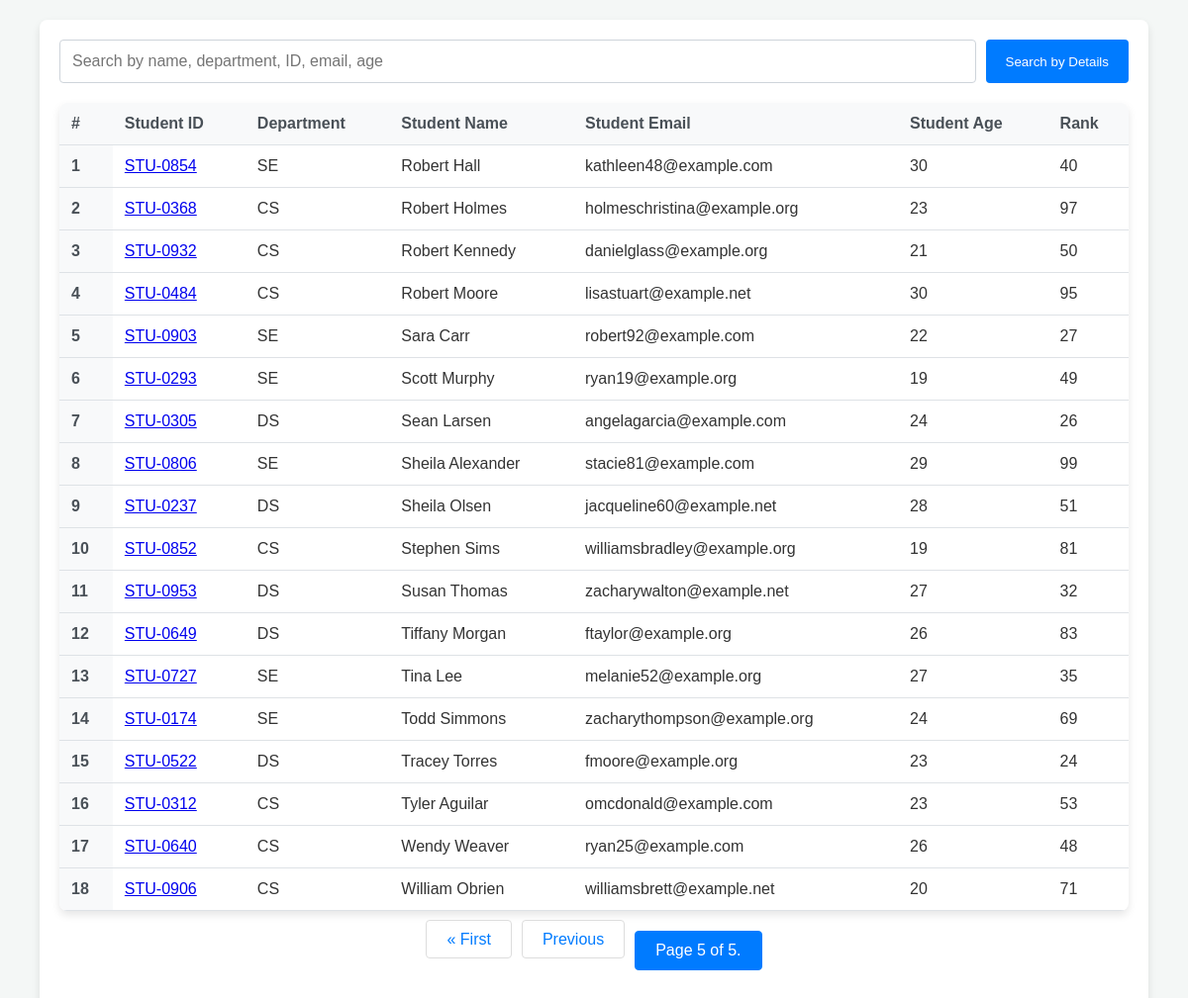
The app's page /students/?page=5 with its own data.
### university/models.py (models this page shows, shortened)
class Student(models.Model):
    department = models.ForeignKey(Department, related_name="depart", on_delete=models.CASCADE)
    student_id = models.OneToOneField(StudentID, related_name='studentid', on_delete=models.CASCADE)
    student_name = models.CharField(max_length=100)
    student_email = models.EmailField(unique=True)
    student_age = models.IntegerField(default=18)
    student_address = models.TextField(max_length=500)
    is_deleted  = models.BooleanField(default = False)
    objects = UniManager()
    admin_objects = models.Manager()
    class Meta:
        ordering = ['student_name']
        verbose_name = "student"

class StudentID(models.Model):
    student_id = models.CharField(max_length=100)
    def __str__(self) -> str:
        return self.student_id

class Department(models.Model):
    uni = models.ForeignKey(uni, related_name="university", on_delete=models.CASCADE)
    department = models.CharField(max_length=100)
    class Meta:
        ordering = ['department']

class ReportCard(models.Model):
    student = models.ForeignKey(Student, related_name='studentreportcard', on_delete=models.CASCADE)
    student_rank = models.IntegerField()
    date_of_report_card_generation = models.DateField(auto_now_add=True)
    class Meta:
        unique_together = ['student_rank', 'date_of_report_card_generation']

### university/views.py (the view, shortened to what this page needs)
# urls.py: path('students/', get_students, name = "get_students"),
def get_students(request):
    queryset = Student.objects.all()
    paginator = Paginator(queryset, 20)
    page_number = request.GET.get("page", 1)
    page_obj = paginator.get_page(page_number)
    return render(request, 'report/students.html', {'queryset' : page_obj})

### university/models.py (called while the page is built)
    def get_queryset(self):
        return super().get_queryset().filter(is_deleted = False)

### university/templates/report/students.html (shortened to what this page needs)
<!DOCTYPE html>
<html lang="en">
<head>
</head>
<body>
<div class="container">
  <form method="get" class="mb-4">
    <div class="form-group">
        <input class="form-control" name="search" placeholder="Search by name, department, ID, email, age" type="text">
        <button class="btn btn-primary" type="submit" name="search_button">Search by Details</button>
    </div>
</form>
    <table class="table">
        <thead>
            <tr>
                <th scope="col">#</th>
                <th scope="col">Student ID</th>
                <th scope="col">Department</th>
                <th scope="col">Student Name</th>
                <th scope="col">Student Email</th>
                <th scope="col">Student Age</th>
                <th scope="col">Rank</th>
            </tr>
        </thead>
        <tbody>
            {% for student in queryset %}
            <tr>
                <th scope="row">{{ forloop.counter }}</th>
                <td>
                    <a href="{% url 'see_marks' student.student_id %}">
                        {{ student.student_id }}
                    </a>
                </td>
                <td>{{ student.department.department }}</td>
                <td>{{ student.student_name }}</td>
                <td>{{ student.student_email }}</td>
                <td>{{ student.student_age }}</td>
                <td>
                    {% if student.studentreportcard.first %}
                        {{ student.studentreportcard.first.student_rank }}
                    {% else %}
                        N/A
                    {% endif %}
                </td>
            </tr>
            {% endfor %}
        </tbody>
    </table>
    <nav aria-label="Page navigation example">
        <ul class="pagination">
            {% if queryset.has_previous %}
                <li><a href="?page=1">&laquo; First</a></li>
                <li><a href="?page={{ queryset.previous_page_number }}">Previous</a></li>
            {% endif %}
            <li class="current">Page {{ queryset.number }} of {{ queryset.paginator.num_pages }}.</li>
        </ul>
    </nav>
</div>
</body>
</html>

### university/templates/report/students.html (style rules this page uses)
body { font-family: 'Arial', sans-serif; background: #f4f7f6; margin: 0; padding: 0; color: #333; }
.container { width: 90%; max-width: 1200px; margin: 20px auto; padding: 20px; background: #ffffff; border-radius: 8px; box-shadow: 0 4px 8px rgba(0, 0, 0, 0.1); }
.form-group { display: flex; gap: 10px; margin-bottom: 20px; }
.form-control { flex: 1; padding: 12px; border: 1px solid #ced4da; border-radius: 4px; font-size: 16px; box-sizing: border-box; }
.btn { padding: 12px 20px; border: none; border-radius: 4px; color: #fff; cursor: pointer; transition: background-color 0.3s; }
.btn-primary { background-color: #007bff; }
.table { width: 100%; border-collapse: collapse; margin: 20px 0; background: #fff; border-radius: 8px; overflow: hidden; box-shadow: 0 4px 8px rgba(0, 0, 0, 0.1); }
.table th, .table td { padding: 12px; text-align: left; border-bottom: 1px solid #dee2e6; }
.table th { background-color: #f8f9fa; color: #495057; }
.pagination { display: flex; justify-content: center; padding: 0; margin: 20px 0; list-style-type: none; }
.pagination a, .pagination .current { padding: 10px 20px; margin: 0 5px; border: 1px solid #ddd; border-radius: 4px; color: #007bff; text-decoration: none; transition: background-color 0.3s, color 0.3s; }
.pagination .current { border-color: #007bff; color: #fff; background-color: #007bff; }

### records on screen
Student: student_id "STU-0854", department.department "SE", student_name "Robert Hall", student_email "kathleen48@example.com", student_age "30", studentreportcard.first.student_rank "40"
Student: student_id "STU-0368", department.department "CS", student_name "Robert Holmes", student_email "holmeschristina@example.org", student_age "23", studentreportcard.first.student_rank "97"
Student: student_id "STU-0932", department.department "CS", student_name "Robert Kennedy", student_email "danielglass@example.org", student_age "21", studentreportcard.first.student_rank "50"
Student: student_id "STU-0484", department.department "CS", student_name "Robert Moore", student_email "lisastuart@example.net", student_age "30", studentreportcard.first.student_rank "95"
Student: student_id "STU-0903", department.department "SE", student_name "Sara Carr", student_email "robert92@example.com", student_age "22", studentreportcard.first.student_rank "27"
Student: student_id "STU-0293", department.department "SE", student_name "Scott Murphy", student_email "ryan19@example.org", student_age "19", studentreportcard.first.student_rank "49"
Student: student_id "STU-0305", department.department "DS", student_name "Sean Larsen", student_email "angelagarcia@example.com", student_age "24", studentreportcard.first.student_rank "26"
Student: student_id "STU-0806", department.department "SE", student_name "Sheila Alexander", student_email "stacie81@example.com", student_age "29", studentreportcard.first.student_rank "99"
Student: student_id "STU-0237", department.department "DS", student_name "Sheila Olsen", student_email "jacqueline60@example.net", student_age "28", studentreportcard.first.student_rank "51"
Student: student_id "STU-0852", department.department "CS", student_name "Stephen Sims", student_email "williamsbradley@example.org", student_age "19", studentreportcard.first.student_rank "81"
Student: student_id "STU-0953", department.department "DS", student_name "Susan Thomas", student_email "zacharywalton@example.net", student_age "27", studentreportcard.first.student_rank "32"
Student: student_id "STU-0649", department.department "DS", student_name "Tiffany Morgan", student_email "ftaylor@example.org", student_age "26", studentreportcard.first.student_rank "83"
Student: student_id "STU-0727", department.department "SE", student_name "Tina Lee", student_email "melanie52@example.org", student_age "27", studentreportcard.first.student_rank "35"
Student: student_id "STU-0174", department.department "SE", student_name "Todd Simmons", student_email "zacharythompson@example.org", student_age "24", studentreportcard.first.student_rank "69"
Student: student_id "STU-0522", department.department "DS", student_name "Tracey Torres", student_email "fmoore@example.org", student_age "23", studentreportcard.first.student_rank "24"
Student: student_id "STU-0312", department.department "CS", student_name "Tyler Aguilar", student_email "omcdonald@example.com", student_age "23", studentreportcard.first.student_rank "53"
Student: student_id "STU-0640", department.department "CS", student_name "Wendy Weaver", student_email "ryan25@example.com", student_age "26", studentreportcard.first.student_rank "48"
Student: student_id "STU-0906", department.department "CS", student_name "William Obrien", student_email "williamsbrett@example.net", student_age "20", studentreportcard.first.student_rank "71"

### other values on screen
{{ queryset.number }} "5"
{{ queryset.paginator.num_pages }} "5"
